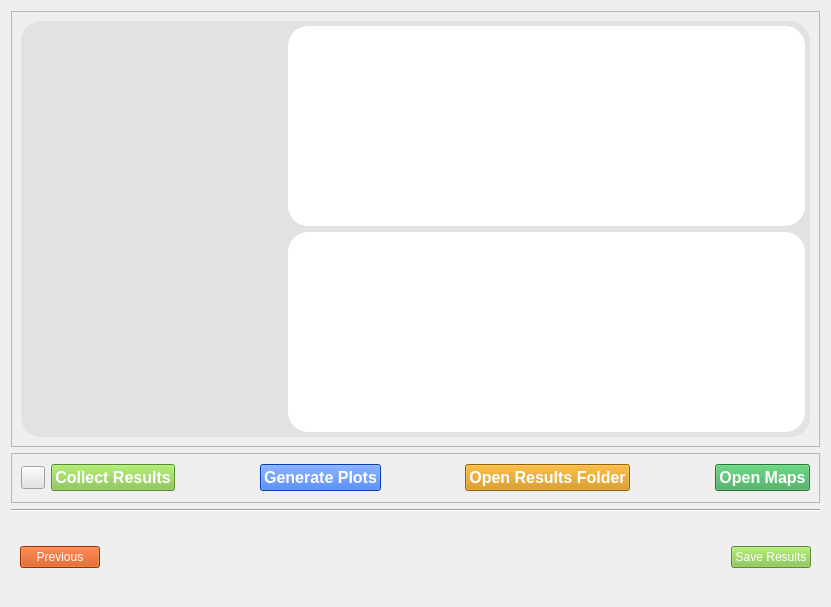
<?xml version="1.0" encoding="UTF-8"?>
<ui version="4.0">
 <class>results</class>
 <widget class="QWidget" name="results">
  <property name="geometry">
   <rect>
    <x>0</x>
    <y>0</y>
    <width>831</width>
    <height>607</height>
   </rect>
  </property>
  <property name="maximumSize">
   <size>
    <width>16777215</width>
    <height>16777215</height>
   </size>
  </property>
  <property name="windowTitle">
   <string>Form</string>
  </property>
  <layout class="QVBoxLayout" name="verticalLayout_2">
   <item>
    <widget class="QFrame" name="frame">
     <property name="frameShape">
      <enum>QFrame::StyledPanel</enum>
     </property>
     <property name="frameShadow">
      <enum>QFrame::Raised</enum>
     </property>
     <layout class="QGridLayout" name="gridLayout">
      <item row="0" column="0" colspan="8">
       <widget class="QFrame" name="results_frame">
        <property name="styleSheet">
         <string notr="true">background-color: rgb(226, 226, 226);
border-radius:20</string>
        </property>
        <property name="frameShape">
         <enum>QFrame::StyledPanel</enum>
        </property>
        <property name="frameShadow">
         <enum>QFrame::Raised</enum>
        </property>
        <layout class="QGridLayout" name="gridLayout_2">
         <property name="leftMargin">
          <number>5</number>
         </property>
         <property name="topMargin">
          <number>5</number>
         </property>
         <property name="rightMargin">
          <number>5</number>
         </property>
         <property name="bottomMargin">
          <number>5</number>
         </property>
         <item row="0" column="0" colspan="2">
          <widget class="QLabel" name="quest_planning_label">
           <property name="styleSheet">
            <string notr="true">image: url(:/pics/images/pics/custom_QP_logo.png);
</string>
           </property>
           <property name="text">
            <string/>
           </property>
          </widget>
         </item>
         <item row="2" column="1" rowspan="3">
          <widget class="QFrame" name="table_frame">
           <property name="maximumSize">
            <size>
             <width>250</width>
             <height>16777215</height>
            </size>
           </property>
           <property name="frameShape">
            <enum>QFrame::StyledPanel</enum>
           </property>
           <property name="frameShadow">
            <enum>QFrame::Raised</enum>
           </property>
           <layout class="QHBoxLayout" name="results_table_layout">
            <property name="leftMargin">
             <number>0</number>
            </property>
            <property name="topMargin">
             <number>0</number>
            </property>
            <property name="rightMargin">
             <number>0</number>
            </property>
            <property name="bottomMargin">
             <number>0</number>
            </property>
            <item>
             <spacer name="horizontalSpacer_8">
              <property name="orientation">
               <enum>Qt::Horizontal</enum>
              </property>
              <property name="sizeHint" stdset="0">
               <size>
                <width>40</width>
                <height>20</height>
               </size>
              </property>
             </spacer>
            </item>
            <item>
             <spacer name="horizontalSpacer_9">
              <property name="orientation">
               <enum>Qt::Horizontal</enum>
              </property>
              <property name="sizeHint" stdset="0">
               <size>
                <width>40</width>
                <height>20</height>
               </size>
              </property>
             </spacer>
            </item>
           </layout>
          </widget>
         </item>
         <item row="0" column="2" rowspan="5">
          <widget class="QFrame" name="frame_2">
           <property name="frameShape">
            <enum>QFrame::StyledPanel</enum>
           </property>
           <property name="frameShadow">
            <enum>QFrame::Raised</enum>
           </property>
           <layout class="QGridLayout" name="gridLayout_3">
            <property name="leftMargin">
             <number>0</number>
            </property>
            <property name="topMargin">
             <number>0</number>
            </property>
            <property name="rightMargin">
             <number>0</number>
            </property>
            <property name="bottomMargin">
             <number>0</number>
            </property>
            <item row="1" column="1">
             <widget class="MatplotlibWidget" name="es_capacity">
              <property name="minimumSize">
               <size>
                <width>350</width>
                <height>200</height>
               </size>
              </property>
              <property name="maximumSize">
               <size>
                <width>650</width>
                <height>600</height>
               </size>
              </property>
              <property name="styleSheet">
               <string notr="true">background-color: rgb(255, 255, 255);</string>
              </property>
             </widget>
            </item>
            <item row="0" column="1">
             <widget class="MatplotlibWidget" name="installed_capacity">
              <property name="minimumSize">
               <size>
                <width>350</width>
                <height>200</height>
               </size>
              </property>
              <property name="maximumSize">
               <size>
                <width>650</width>
                <height>500</height>
               </size>
              </property>
              <property name="styleSheet">
               <string notr="true">background-color: rgb(255, 255, 255);</string>
              </property>
             </widget>
            </item>
           </layout>
          </widget>
         </item>
         <item row="1" column="0" colspan="2">
          <widget class="QLabel" name="system_name_label">
           <property name="font">
            <font>
             <family>Segoe UI</family>
             <pointsize>14</pointsize>
             <italic>false</italic>
             <bold>true</bold>
            </font>
           </property>
           <property name="styleSheet">
            <string notr="true">font: 700 14pt &quot;Segoe UI&quot;;</string>
           </property>
           <property name="text">
            <string/>
           </property>
           <property name="alignment">
            <set>Qt::AlignCenter</set>
           </property>
          </widget>
         </item>
        </layout>
       </widget>
      </item>
     </layout>
    </widget>
   </item>
   <item>
    <widget class="QFrame" name="frame_5">
     <property name="maximumSize">
      <size>
       <width>16777215</width>
       <height>50</height>
      </size>
     </property>
     <property name="frameShape">
      <enum>QFrame::StyledPanel</enum>
     </property>
     <property name="frameShadow">
      <enum>QFrame::Raised</enum>
     </property>
     <layout class="QGridLayout" name="gridLayout_6">
      <item row="0" column="4">
       <spacer name="horizontalSpacer_4">
        <property name="orientation">
         <enum>Qt::Horizontal</enum>
        </property>
        <property name="sizeHint" stdset="0">
         <size>
          <width>40</width>
          <height>20</height>
         </size>
        </property>
       </spacer>
      </item>
      <item row="0" column="3">
       <widget class="QPushButton" name="gen_plots_button">
        <property name="maximumSize">
         <size>
          <width>200</width>
          <height>16777215</height>
         </size>
        </property>
        <property name="font">
         <font>
          <family>Segoe UI</family>
          <pointsize>12</pointsize>
          <italic>false</italic>
          <bold>true</bold>
         </font>
        </property>
        <property name="styleSheet">
         <string notr="true">background-color: rgb(0, 85, 255);
font: 700 12pt &quot;Segoe UI&quot;;
color: rgb(255, 255, 255);</string>
        </property>
        <property name="text">
         <string>Generate Plots</string>
        </property>
       </widget>
      </item>
      <item row="0" column="6">
       <spacer name="horizontalSpacer_5">
        <property name="orientation">
         <enum>Qt::Horizontal</enum>
        </property>
        <property name="sizeHint" stdset="0">
         <size>
          <width>40</width>
          <height>20</height>
         </size>
        </property>
       </spacer>
      </item>
      <item row="0" column="1">
       <widget class="QPushButton" name="collect_results_button">
        <property name="maximumSize">
         <size>
          <width>200</width>
          <height>16777215</height>
         </size>
        </property>
        <property name="font">
         <font>
          <pointsize>12</pointsize>
          <bold>true</bold>
         </font>
        </property>
        <property name="styleSheet">
         <string notr="true">color: rgb(255, 255, 255);
background-color: rgb(129, 194, 65);</string>
        </property>
        <property name="text">
         <string>Collect Results</string>
        </property>
       </widget>
      </item>
      <item row="0" column="7">
       <widget class="QPushButton" name="open_maps_button">
        <property name="maximumSize">
         <size>
          <width>200</width>
          <height>16777215</height>
         </size>
        </property>
        <property name="font">
         <font>
          <pointsize>12</pointsize>
          <bold>true</bold>
         </font>
        </property>
        <property name="styleSheet">
         <string notr="true">background-color: rgb(55, 165, 81);
color: rgb(255, 255, 255);</string>
        </property>
        <property name="text">
         <string>Open Maps</string>
        </property>
       </widget>
      </item>
      <item row="0" column="2">
       <spacer name="horizontalSpacer_3">
        <property name="orientation">
         <enum>Qt::Horizontal</enum>
        </property>
        <property name="sizeHint" stdset="0">
         <size>
          <width>40</width>
          <height>20</height>
         </size>
        </property>
       </spacer>
      </item>
      <item row="0" column="5">
       <widget class="QPushButton" name="open_results_folder_button">
        <property name="maximumSize">
         <size>
          <width>200</width>
          <height>16777215</height>
         </size>
        </property>
        <property name="font">
         <font>
          <pointsize>12</pointsize>
          <bold>true</bold>
         </font>
        </property>
        <property name="styleSheet">
         <string notr="true">color: rgb(255, 255, 255);
background-color: rgb(209, 139, 0);</string>
        </property>
        <property name="text">
         <string>Open Results Folder</string>
        </property>
       </widget>
      </item>
      <item row="0" column="0">
       <widget class="QToolButton" name="results_help_button">
        <property name="styleSheet">
         <string notr="true">QToolButton{
image: url(:/icon/images/icons/info_help1.png);
	background-color: rgb(226, 226, 226);
}</string>
        </property>
        <property name="text">
         <string/>
        </property>
       </widget>
      </item>
     </layout>
    </widget>
   </item>
   <item>
    <widget class="Line" name="line">
     <property name="orientation">
      <enum>Qt::Horizontal</enum>
     </property>
    </widget>
   </item>
   <item>
    <widget class="QFrame" name="frame_4">
     <property name="sizePolicy">
      <sizepolicy hsizetype="Preferred" vsizetype="Fixed">
       <horstretch>0</horstretch>
       <verstretch>0</verstretch>
      </sizepolicy>
     </property>
     <property name="frameShape">
      <enum>QFrame::NoFrame</enum>
     </property>
     <property name="frameShadow">
      <enum>QFrame::Raised</enum>
     </property>
     <layout class="QGridLayout" name="gridLayout_5">
      <item row="0" column="2">
       <widget class="QLabel" name="label_2">
        <property name="minimumSize">
         <size>
          <width>500</width>
          <height>60</height>
         </size>
        </property>
        <property name="styleSheet">
         <string notr="true">image: url(:/logos/images/logo/results_icon.png);</string>
        </property>
        <property name="text">
         <string/>
        </property>
       </widget>
      </item>
      <item row="0" column="4">
       <widget class="QPushButton" name="save_results_button">
        <property name="styleSheet">
         <string notr="true">background-color: rgb(129, 194, 65);
color: rgb(255, 255, 255);
font: 700 12pt &quot;Segoe UI&quot;;</string>
        </property>
        <property name="text">
         <string>Save Results</string>
        </property>
       </widget>
      </item>
      <item row="0" column="3">
       <spacer name="horizontalSpacer_2">
        <property name="orientation">
         <enum>Qt::Horizontal</enum>
        </property>
        <property name="sizeHint" stdset="0">
         <size>
          <width>40</width>
          <height>20</height>
         </size>
        </property>
       </spacer>
      </item>
      <item row="0" column="1">
       <spacer name="horizontalSpacer">
        <property name="orientation">
         <enum>Qt::Horizontal</enum>
        </property>
        <property name="sizeHint" stdset="0">
         <size>
          <width>40</width>
          <height>20</height>
         </size>
        </property>
       </spacer>
      </item>
      <item row="0" column="0">
       <widget class="QPushButton" name="previous_button">
        <property name="styleSheet">
         <string notr="true">background-color: rgb(208, 69, 0);
color: rgb(255, 255, 255);
font: 700 12pt &quot;Segoe UI&quot;;</string>
        </property>
        <property name="text">
         <string>Previous</string>
        </property>
       </widget>
      </item>
     </layout>
    </widget>
   </item>
  </layout>
 </widget>
 <customwidgets>
  <customwidget>
   <class>MatplotlibWidget</class>
   <extends>QGraphicsView</extends>
   <header location="global">matplotlibwidget.h</header>
  </customwidget>
 </customwidgets>
 <resources>
  <include location="../../../resources.qrc"/>
 </resources>
 <connections/>
</ui>
